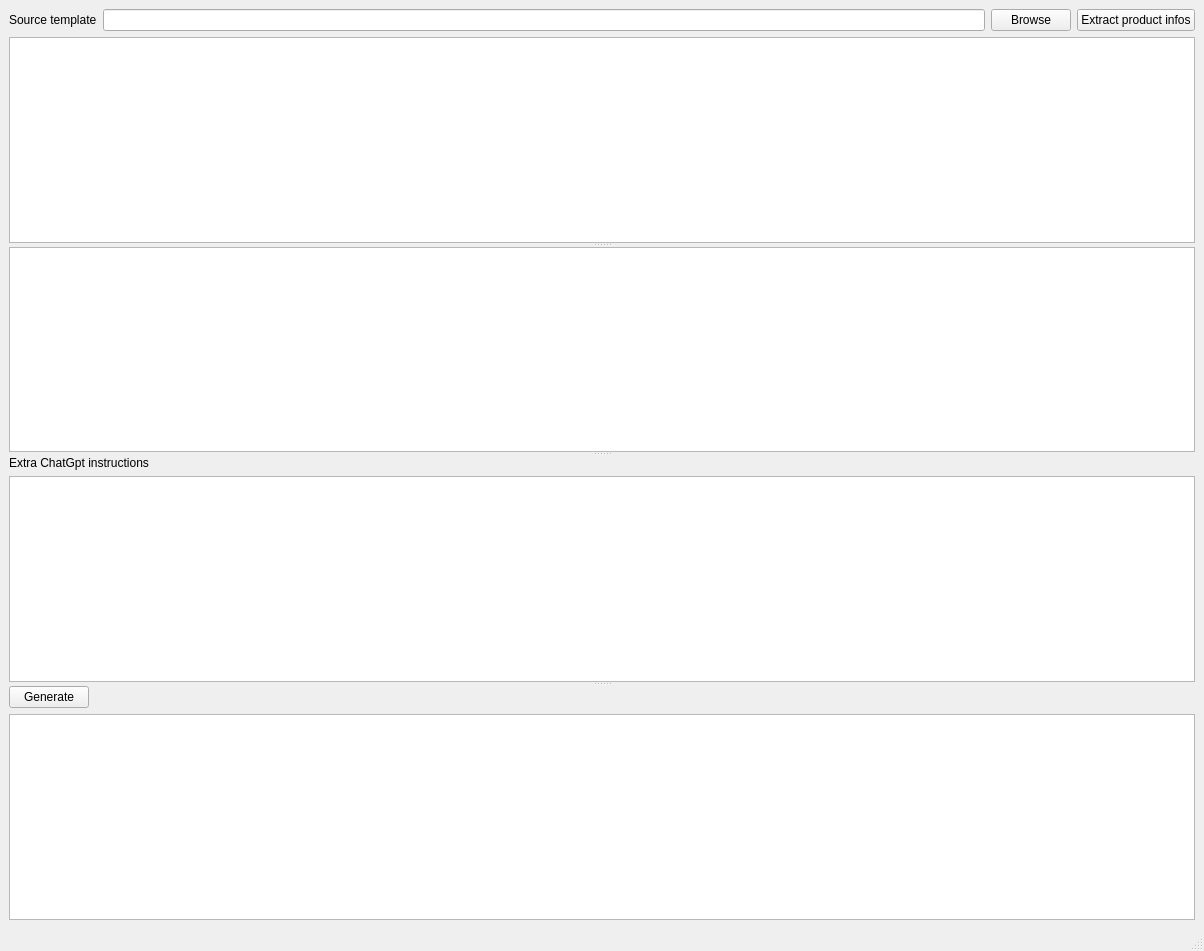
<?xml version="1.0" encoding="UTF-8"?>
<ui version="4.0">
 <class>MainWindow</class>
 <widget class="QMainWindow" name="MainWindow">
  <property name="geometry">
   <rect>
    <x>0</x>
    <y>0</y>
    <width>1204</width>
    <height>951</height>
   </rect>
  </property>
  <property name="windowTitle">
   <string>Amazon Template</string>
  </property>
  <widget class="QWidget" name="centralwidget">
   <layout class="QVBoxLayout" name="verticalLayout_4">
    <item>
     <widget class="QSplitter" name="splitter">
      <property name="orientation">
       <enum>Qt::Orientation::Vertical</enum>
      </property>
      <widget class="QWidget" name="layoutWidget">
       <layout class="QVBoxLayout" name="verticalLayout">
        <item>
         <layout class="QHBoxLayout" name="horizontalLayout">
          <item>
           <widget class="QLabel" name="label">
            <property name="text">
             <string>Source template</string>
            </property>
           </widget>
          </item>
          <item>
           <widget class="QLineEdit" name="lineEditTo">
            <property name="readOnly">
             <bool>true</bool>
            </property>
           </widget>
          </item>
          <item>
           <widget class="QPushButton" name="buttonBrowseSource">
            <property name="text">
             <string>Browse</string>
            </property>
           </widget>
          </item>
          <item>
           <widget class="QPushButton" name="buttonExtractProductInfos">
            <property name="text">
             <string>Extract product infos</string>
            </property>
           </widget>
          </item>
         </layout>
        </item>
        <item>
         <widget class="QTreeView" name="treeViewToFill">
          <attribute name="headerDefaultSectionSize">
           <number>200</number>
          </attribute>
         </widget>
        </item>
       </layout>
      </widget>
      <widget class="QTreeView" name="treeViewSources">
       <attribute name="headerDefaultSectionSize">
        <number>200</number>
       </attribute>
      </widget>
      <widget class="QWidget" name="">
       <layout class="QVBoxLayout" name="verticalLayout_3">
        <item>
         <widget class="QLabel" name="label_2">
          <property name="text">
           <string>Extra ChatGpt instructions</string>
          </property>
         </widget>
        </item>
        <item>
         <widget class="QTextEdit" name="textEditExtraInfos"/>
        </item>
       </layout>
      </widget>
      <widget class="QWidget" name="layoutWidget">
       <layout class="QVBoxLayout" name="verticalLayout_2">
        <item>
         <layout class="QHBoxLayout" name="horizontalLayout_2">
          <item>
           <widget class="QPushButton" name="buttonGenerate">
            <property name="text">
             <string>Generate</string>
            </property>
           </widget>
          </item>
          <item>
           <spacer name="horizontalSpacer">
            <property name="orientation">
             <enum>Qt::Orientation::Horizontal</enum>
            </property>
            <property name="sizeHint" stdset="0">
             <size>
              <width>40</width>
              <height>20</height>
             </size>
            </property>
           </spacer>
          </item>
         </layout>
        </item>
        <item>
         <widget class="QTextEdit" name="textEditLog"/>
        </item>
       </layout>
      </widget>
     </widget>
    </item>
   </layout>
  </widget>
  <widget class="QMenuBar" name="menubar">
   <property name="geometry">
    <rect>
     <x>0</x>
     <y>0</y>
     <width>1204</width>
     <height>20</height>
    </rect>
   </property>
  </widget>
  <widget class="QStatusBar" name="statusbar"/>
 </widget>
 <resources/>
 <connections/>
</ui>
